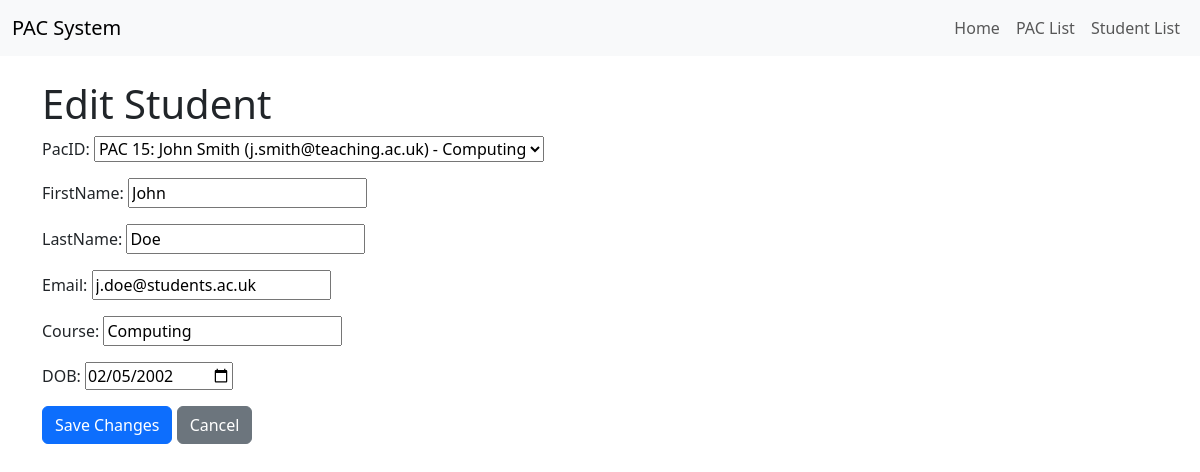
The app's page /edit_student/16/ with its own data.
### pacsystem/models.py (models this page shows, shortened)
class PacTable(models.Model):
    PacID = models.AutoField(primary_key=True)
    FirstName = models.CharField(max_length=64, null=False)
    LastName = models.CharField(max_length=64, null=False)
    Email = models.EmailField(max_length=255, null=False)
    Department = models.CharField(max_length=64, null=False)
    def __str__(self):
        return f"PAC {self.PacID}: {self.FirstName} {self.LastName} ({self.Email}) - {self.Department}"

class StudentTable(models.Model):
    StudentID = models.AutoField(primary_key=True)
    PacID = models.ForeignKey(PacTable, on_delete=models.SET_NULL, null=True, blank=True)
    FirstName = models.CharField(max_length=64, null=False)
    LastName = models.CharField(max_length=64, null=False)
    Email = models.EmailField(max_length=255, null=False)
    Course = models.CharField(max_length=64, null=False)
    DOB = models.DateField(null=False)

### pacsystem/views.py (the view)
# urls.py: path('edit_student/<int:f_oid>/', view=views.updateStudent, name='edit_student'),
def updateStudent(request, f_oid):
    obj = StudentTable.objects.get(StudentID=f_oid)
    form = StudentForm(instance=obj)
    if request.method == 'POST':
        form = StudentForm(request.POST, instance=obj)
        if form.is_valid():
            form.save()
            return redirect('student_view') # redirects the user back to the student view page
    context = {'form': form}
    return render(request, 'studentpac/edit_student.html', context)

### pacsystem/forms.py
class StudentForm(forms.ModelForm):
    class Meta:
        model = models.StudentTable
        fields = ['PacID', 'FirstName', 'LastName', 'Email', 'Course', 'DOB']
        widgets = {
            'DOB': forms.DateInput(attrs={'type': 'date'}),
        }

### pacsystem/templates/studentpac/edit_student.html (shortened to what this page needs)
{% extends 'studentpac/base.html' %}
{% block content %}
<h1>Edit Student</h1>
<form method="post">
    {{ form.as_p }}
    <button type="submit" class="btn btn-primary">Save Changes</button>
    <a href="{% url 'student_view' %}" class="btn btn-secondary">Cancel</a>
</form>
{% endblock %}

### records on screen
PacTable: PacID "PAC 15: John Smith (j.smith@teaching.ac.uk) - Computing", FirstName "John", LastName "Doe", Email "j.doe@students.ac.uk"
StudentTable: Course "Computing", DOB "02/05/2002"
